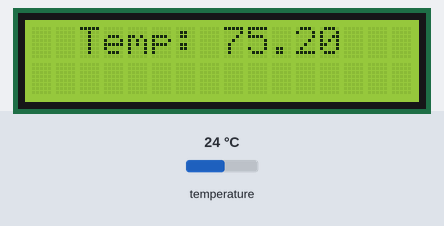
Bench run of a program on a simulated Arduino Uno, built with avr-gcc and run on an emulated ATmega328P. Parts: 16×2 character LCD. The inputs (shaded band) are chosen by the test bench; at power-on: temperature 24 °C. What the program prints to the serial monitor is not drawn.

Above: at 1.2 s.
1.3 s: temperature set to 12 °C
At 4.8 s:
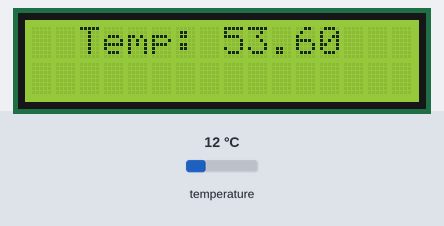
5.1 s: temperature set to 19 °C
At 7.3 s:
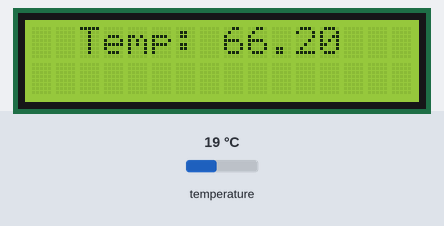
8.8 s: temperature set to 28 °C
At 9.8 s:
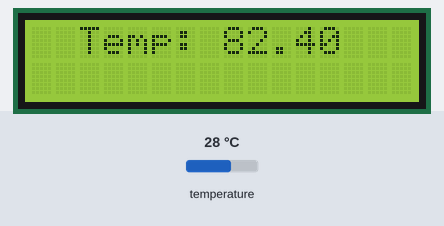
Timing chart, 0 to 11.8 s (numbered marks = the images above; inputs shaded):
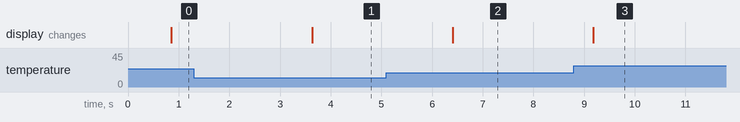

The program:

main.cpp
```cpp
/*
  Test project for reading temperatures and displaying on I2C display
    Arduino: Elegoo Uno R3
      ->>> LiquidCrystal_I2C.h did not work with Arduino R4 Wifi
    Display: Inland 1602 I2C Module
    Temperature sensor: DS18B20
*/

#include <Arduino.h>
#include <OneWire.h>
#include <DallasTemperature.h>
#include <LiquidCrystal_I2C.h>

// Setup Pins
#define pin_temp 8

// Setup DS18B20 temp sensor
OneWire onewire = OneWire(pin_temp);
DallasTemperature sensors(&onewire);

// Setup Inland 1602 I2C Display
LiquidCrystal_I2C lcd(0x27, 16, 2);

void setup()
{

  // Setup Serial
  Serial.begin(9600);
  while(!Serial);

  // Setup Temp Sensor
  sensors.begin();

  // Setup I2C Display
  lcd.begin(16, 2);
  lcd.setBacklight(1);

}

void loop()
{

  // Send request for temps
  sensors.requestTemperatures();
  double current_temp = sensors.getTempFByIndex(0);

  // Current Temperatures
  Serial.print("Current Temperature: ");
  Serial.println(current_temp);

  // Send temps to display
  lcd.setCursor(2, 0);
  lcd.print("Temp: ");
  lcd.print(current_temp);

  // Read delay
  delay(2000);

}
```

Measured:
- after the input at 1.3 s, the display: changes after 2.3 s (image 1)
- after the input at 5.1 s, the display: changes after 1.3 s (image 2)
- after the input at 8.8 s, the display: changes after 0.38 s (image 3)
